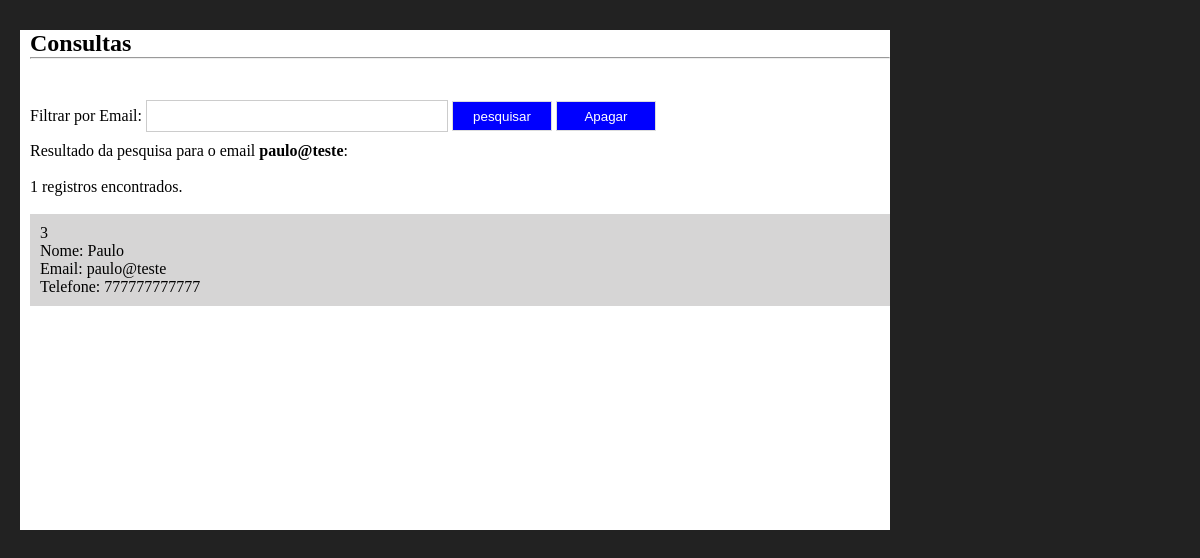
/consultacad.php?filtro=paulo@teste, run on the app's committed database.
### tables this page shows
CREATE TABLE `cadastro` (
  `codigo` int NOT NULL AUTO_INCREMENT,
  `nome` varchar(30) NOT NULL,
  `email` varchar(30) NOT NULL,
  `telefone` varchar(20) NOT NULL,
  PRIMARY KEY (`codigo`)
);

### consultacad.php (the view, shortened to what this page needs)
<?php
include_once("conexao.php");
$filtro = isset($_GET['filtro'])?$_GET['filtro']:"";
$sql = "select * from cadastro where email  like '%$filtro%' order by email";
$consultacad = mysqli_query($conexao,$sql);
$registros = mysqli_num_rows($consultacad);
?>
<!DOCTYPE html>
<html lang="pt-br">
<head>
    <link rel="stylesheet" href="components/_css/estilo.css">
</head>
<body>
    <div class="container">
        <section>
            <h1>Consultas</h1>
            <hr><br><br>
            <form method="get" action="">
                Filtrar por Email: <input type="text" name="filtro" class="campo" required autofocus>
                <input type="submit" value="pesquisar" class="btn">
                <input type="submit" value="Apagar" class="btn" action="delete"><br>
            </form>
            <?php
                print "Resultado da pesquisa para o email <strong>$filtro</strong>:<br><br>";
                print "$registros registros encontrados.";
                print "<br><br>";
                while($exibirRegistros = mysqli_fetch_array($consultacad)){
                    $codigo = $exibirRegistros[0];
                    $nome = $exibirRegistros[1];
                    $email = $exibirRegistros[2];
                    $telefone = $exibirRegistros[3];
                    print "<article>";
                    print "$codigo<br>";
                    print "Nome: $nome<br>";
                    print "Email: $email<br>";
                    print "Telefone: $telefone<br>";
                    print "</article>";
                }
                ?>
        </section>
    </div>
</body>
</html>

### components/_css/estilo.css (style rules this page uses)
* { margin: 0; padding: 0; }
body { background-color: #222; font-family: Verdana; font-size: 100% }
.container { flex-direction: column; margin: auto; width: 1200px; margin-top: 20px; padding: 10px; }
section { width: 870px; height: 500px; margin-left: 10px; float: left; background-color: #fff; box-sizing: border-box; padding-left: 10px; }
.btn { width: 100px; height: 30px; border: 1px solid #ddd; background-color: #0000FF; color: #fff; cursor: pointer; }
.campo { width: 300px; height: 30px; border: 1px solid #ccc; margin-top: 5px; margin-bottom: 10px; }
article { width: 100%; box-sizing: border-box; padding: 10px; background-color: #d6d5d5; margin-bottom: 5px; }

### data on the page
cadastro: codigo "3", nome "Paulo", email "paulo@teste", telefone "777777777777"

### other printed values
$filtro "paulo@teste"
$registros "1"
